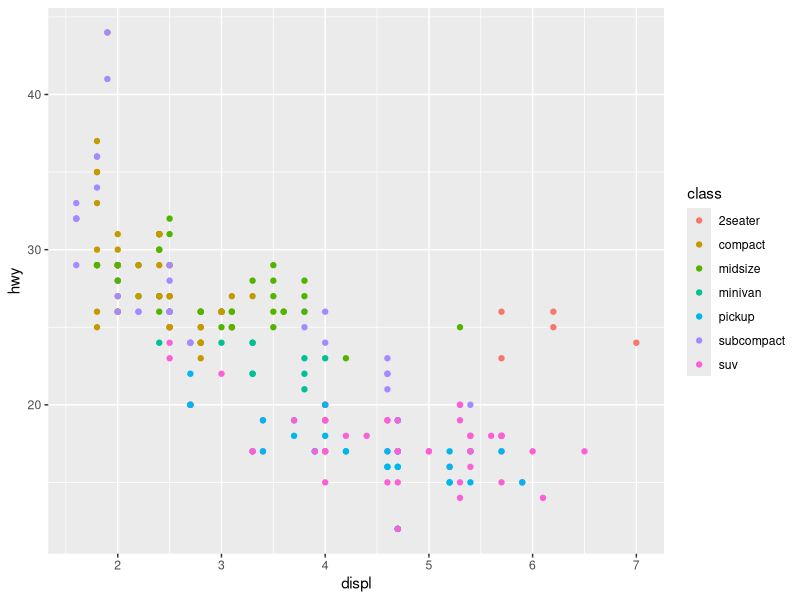
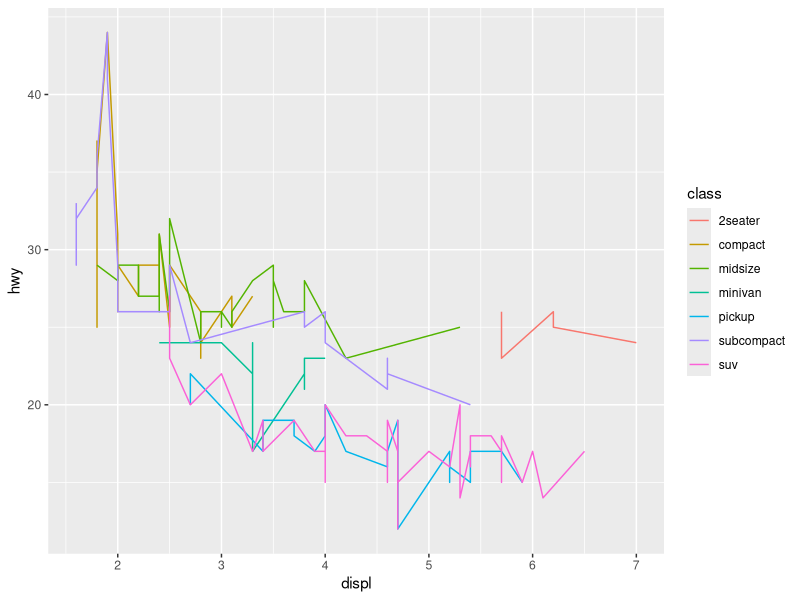

R code for these plots, in order:
library(ggplot2)

ggplot(mpg, aes(displ, hwy, colour = class)) +
  geom_point()


ggplot(mpg, aes(displ, hwy, colour = class)) +
  geom_line()
